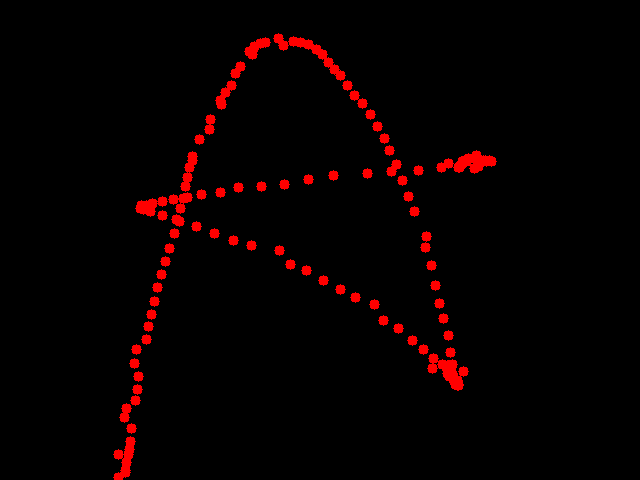
#> input picture project/letters/A/A1.png, 640 x 480 px, given in place of AA2.png.png, which was not available
$ python plot_data.py ../letters/A/A1.png ../letters/AA/AA2.png
#> lines starting #> are read from the running program, lines starting #| are printed output that depends on the picture; after the words box and inside, x2 and y2 are one past the last pixel; in counts of white or black regions, pixels touching at a corner belong together
# Plot letter image and time series

import cv2
import json
import matplotlib.pyplot as plt
import os
import sys


# Specify which letter to plot from cmd line
letter = (sys.argv[1]).upper()
counter = sys.argv[2]


# Get directory info and desired sub-directory
def get_dir(subpath=''):
    here = os.path.dirname(os.path.realpath(__file__))
    subdir = 'letters/' + subpath
    return here, subdir

# Fetch and return image
def get_img(name, num):
    # Get current dir
#> called with name = '../LETTERS/A/A1.PNG', num = '../letters/AA/AA2.png'
    here, subdir = get_dir(name)

    # Fetch image
    in_img = "{}{}.png".format(name, num)
    img_path = os.path.join(here, subdir, in_img)
    img = cv2.imread(img_path)
#> img is the input picture: shape (480, 640, 3); mean B, G, R 0, 0, 8.2
    img = img[:, :, 2]
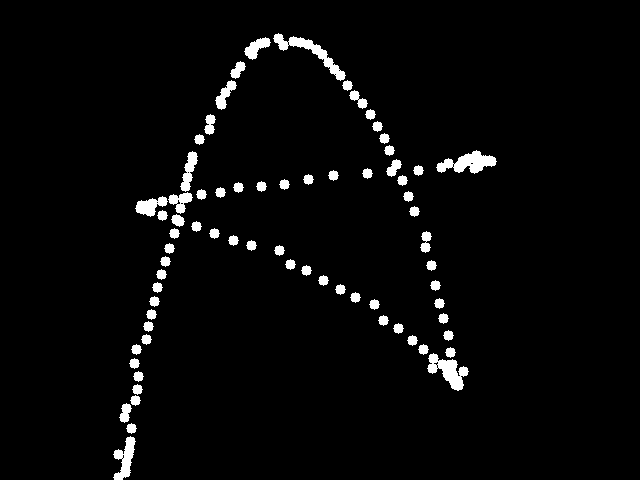
#> img: shape (480, 640); 3.2% white; 71 white regions, largest, box (x1, y1, x2, y2) and area: (273, 33, 346, 81) 757, (436, 150, 497, 174) 752, (427, 353, 469, 391) 715

    return img

# Fetch and return time series JSON file
def get_file(name, num):
    # Get current dir
    here, subdir = get_dir(name)

    # Fetch file
    in_data = "{}{}.json".format(name, num)
    data_path = os.path.join(here, subdir, in_data)
#> (the run stopped early here; a loop or call above may not have finished)

$ run again, on project/letters/B/B1.png
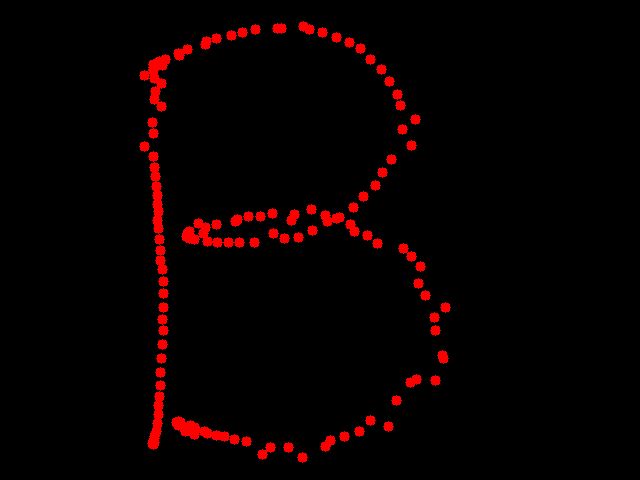
#> input picture project/letters/B/B1.png, 640 x 480 px, given in place of B1.png.png, which was not available
#> in get_img, img is the input picture: shape (480, 640, 3); mean B, G, R 0, 0, 8.8
#> in get_img, `img = img[:, :, 2]`:
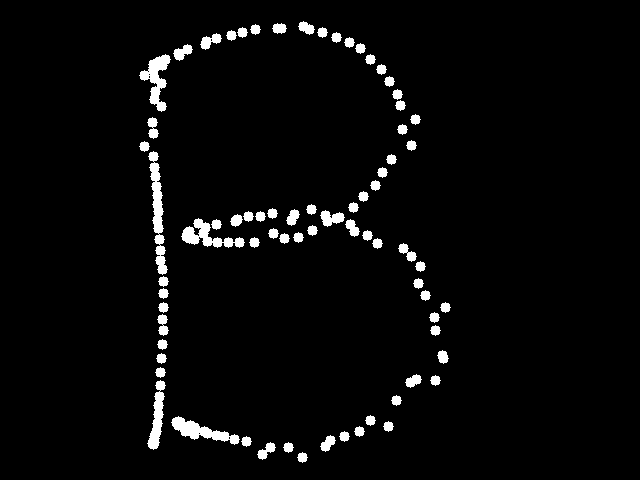
#> img: shape (480, 640); 3.5% white; 74 white regions, largest, box (x1, y1, x2, y2) and area: (148, 151, 168, 275) 1018, (139, 54, 171, 112) 766, (171, 416, 240, 445) 765

$ run again, on project/letters/B/B9.png
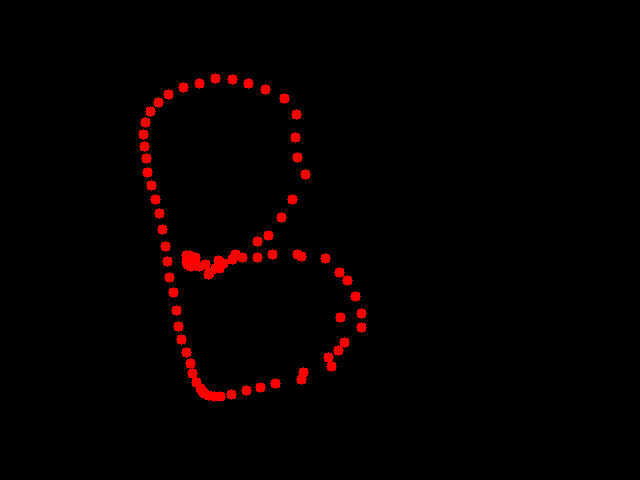
#> input picture project/letters/B/B9.png, 640 x 480 px, given in place of B9.png.png, which was not available
#> in get_img, img is the input picture: shape (480, 640, 3); mean B, G, R 0, 0, 5
#> in get_img, `img = img[:, :, 2]`:
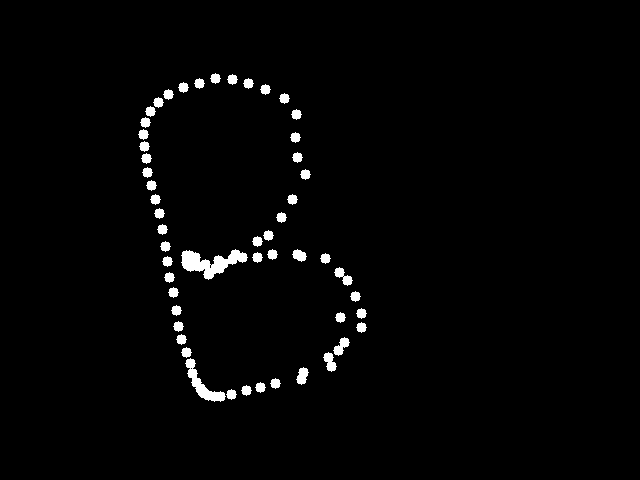
#> img: shape (480, 640); 1.9% white; 53 white regions, largest, box (x1, y1, x2, y2) and area: (181, 249, 248, 280) 958, (185, 358, 226, 402) 533, (334, 267, 353, 286) 162

$ run again, on project/letters/D/D1.png
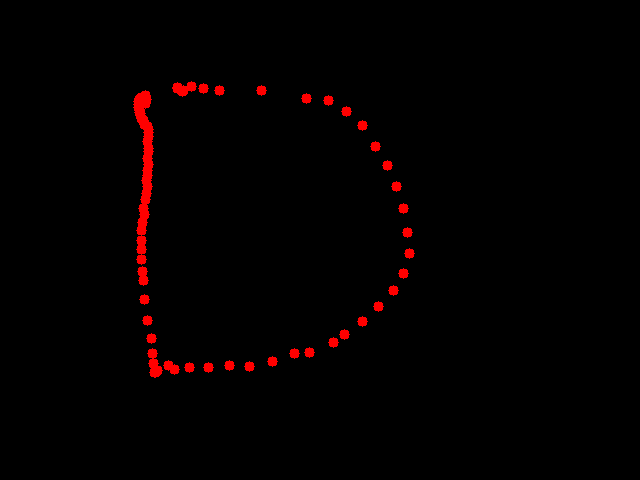
#> input picture project/letters/D/D1.png, 640 x 480 px, given in place of D1.png.png, which was not available
#> in get_img, img is the input picture: shape (480, 640, 3); mean B, G, R 0, 0, 4.1
#> in get_img, `img = img[:, :, 2]`:
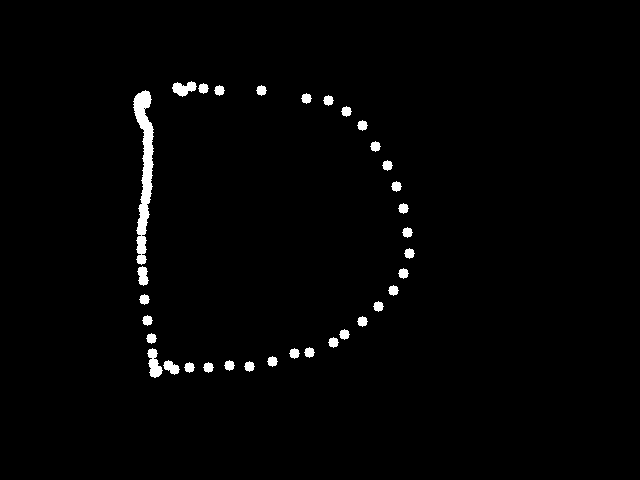
#> img: shape (480, 640); 1.6% white; 34 white regions, largest, box (x1, y1, x2, y2) and area: (133, 90, 154, 265) 1735, (147, 348, 163, 378) 273, (172, 81, 197, 97) 237
